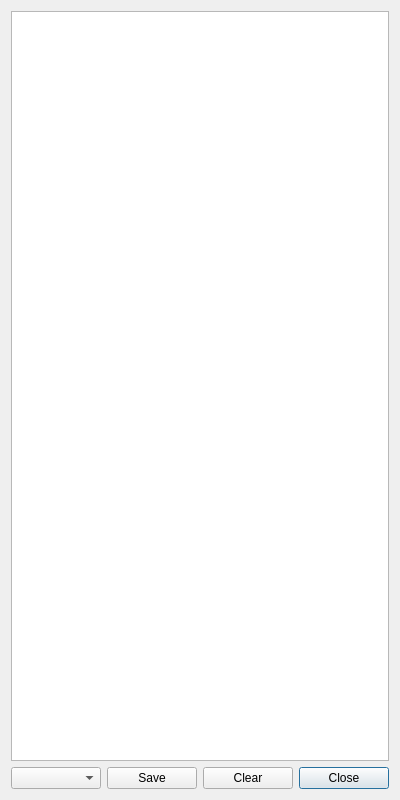
<?xml version="1.0" encoding="UTF-8"?>
<ui version="4.0">
 <class>LogViewDlg</class>
 <widget class="QDialog" name="LogViewDlg">
  <property name="geometry">
   <rect>
    <x>0</x>
    <y>0</y>
    <width>400</width>
    <height>800</height>
   </rect>
  </property>
  <property name="windowTitle">
   <string>view log</string>
  </property>
  <layout class="QGridLayout" name="gridLayout">
   <item row="2" column="3">
    <widget class="QPushButton" name="mCloseBtn">
     <property name="text">
      <string>Close</string>
     </property>
    </widget>
   </item>
   <item row="2" column="2">
    <widget class="QPushButton" name="mClearBtn">
     <property name="text">
      <string>Clear</string>
     </property>
    </widget>
   </item>
   <item row="2" column="1">
    <widget class="QPushButton" name="mSaveBtn">
     <property name="text">
      <string>Save</string>
     </property>
    </widget>
   </item>
   <item row="2" column="0">
    <widget class="QComboBox" name="mLogLevelCombo"/>
   </item>
   <item row="1" column="0" colspan="4">
    <widget class="QTextBrowser" name="mLogText">
     <property name="font">
      <font>
       <family>굴림체</family>
      </font>
     </property>
    </widget>
   </item>
  </layout>
 </widget>
 <tabstops>
  <tabstop>mLogText</tabstop>
  <tabstop>mLogLevelCombo</tabstop>
  <tabstop>mSaveBtn</tabstop>
  <tabstop>mClearBtn</tabstop>
  <tabstop>mCloseBtn</tabstop>
 </tabstops>
 <resources/>
 <connections/>
</ui>
